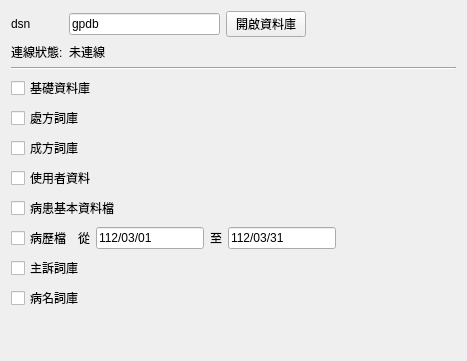
       <widget class="QWidget" name="tab_5">
        <attribute name="title">
         <string>巨騰</string>
        </attribute>
        <layout class="QVBoxLayout" name="verticalLayout_5">
         <item>
          <layout class="QGridLayout" name="gridLayout_16">
           <item row="0" column="0">
            <widget class="QLabel" name="label_54">
             <property name="text">
              <string>dsn</string>
             </property>
            </widget>
           </item>
           <item row="0" column="3">
            <widget class="QPushButton" name="pushButton_test_connection_gp">
             <property name="text">
              <string>開啟資料庫</string>
             </property>
            </widget>
           </item>
           <item row="1" column="0">
            <widget class="QLabel" name="label_56">
             <property name="text">
              <string>連線狀態:</string>
             </property>
            </widget>
           </item>
           <item row="1" column="4">
            <layout class="QHBoxLayout" name="horizontalLayout_7"/>
           </item>
           <item row="0" column="2">
            <widget class="QLineEdit" name="lineEdit_dsn_gp">
             <property name="text">
              <string>gpdb</string>
             </property>
            </widget>
           </item>
           <item row="1" column="2">
            <widget class="QLabel" name="label_connection_status_gp">
             <property name="text">
              <string>未連線</string>
             </property>
            </widget>
           </item>
           <item row="0" column="4">
            <spacer name="horizontalSpacer_18">
             <property name="orientation">
              <enum>Qt::Horizontal</enum>
             </property>
             <property name="sizeHint" stdset="0">
              <size>
               <width>40</width>
               <height>20</height>
              </size>
             </property>
            </spacer>
           </item>
          </layout>
         </item>
         <item>
          <widget class="Line" name="line_3">
           <property name="orientation">
            <enum>Qt::Horizontal</enum>
           </property>
          </widget>
         </item>
         <item>
          <layout class="QGridLayout" name="gridLayout_17">
           <item row="10" column="0">
            <widget class="QCheckBox" name="checkBox_disease_gp">
             <property name="text">
              <string>病名詞庫</string>
             </property>
            </widget>
           </item>
           <item row="6" column="0">
            <widget class="QCheckBox" name="checkBox_patient_gp">
             <property name="text">
              <string>病患基本資料檔</string>
             </property>
             <property name="checked">
              <bool>false</bool>
             </property>
            </widget>
           </item>
           <item row="3" column="0">
            <widget class="QCheckBox" name="checkBox_medicine_gp">
             <property name="text">
              <string>處方詞庫</string>
             </property>
             <property name="checked">
              <bool>false</bool>
             </property>
            </widget>
           </item>
           <item row="4" column="0">
            <widget class="QCheckBox" name="checkBox_compound_gp">
             <property name="text">
              <string>成方詞庫</string>
             </property>
             <property name="checked">
              <bool>false</bool>
             </property>
            </widget>
           </item>
           <item row="20" column="0">
            <spacer name="verticalSpacer_8">
             <property name="orientation">
              <enum>Qt::Vertical</enum>
             </property>
             <property name="sizeHint" stdset="0">
              <size>
               <width>20</width>
               <height>40</height>
              </size>
             </property>
            </spacer>
           </item>
           <item row="7" column="0">
            <layout class="QHBoxLayout" name="horizontalLayout_8">
             <item>
              <widget class="QCheckBox" name="checkBox_medical_record_gp">
               <property name="text">
                <string>病歷檔</string>
               </property>
               <property name="checked">
                <bool>false</bool>
               </property>
              </widget>
             </item>
             <item>
              <widget class="QLabel" name="label_19">
               <property name="text">
                <string>從</string>
               </property>
              </widget>
             </item>
             <item>
              <widget class="QLineEdit" name="lineEdit_start_date_gp">
               <property name="text">
                <string>112/03/01</string>
               </property>
              </widget>
             </item>
             <item>
              <widget class="QLabel" name="label_20">
               <property name="text">
                <string>至</string>
               </property>
              </widget>
             </item>
             <item>
              <widget class="QLineEdit" name="lineEdit_end_date_gp">
               <property name="text">
                <string>112/03/31</string>
               </property>
              </widget>
             </item>
             <item>
              <spacer name="horizontalSpacer_10">
               <property name="orientation">
                <enum>Qt::Horizontal</enum>
               </property>
               <property name="sizeHint" stdset="0">
                <size>
                 <width>40</width>
                 <height>20</height>
                </size>
               </property>
              </spacer>
             </item>
             <item>
              <spacer name="horizontalSpacer_11">
               <property name="orientation">
                <enum>Qt::Horizontal</enum>
               </property>
               <property name="sizeHint" stdset="0">
                <size>
                 <width>40</width>
                 <height>20</height>
                </size>
               </property>
              </spacer>
             </item>
             <item>
              <spacer name="horizontalSpacer_12">
               <property name="orientation">
                <enum>Qt::Horizontal</enum>
               </property>
               <property name="sizeHint" stdset="0">
                <size>
                 <width>40</width>
                 <height>20</height>
                </size>
               </property>
              </spacer>
             </item>
            </layout>
           </item>
           <item row="8" column="0">
            <widget class="QCheckBox" name="checkBox_symptom_gp">
             <property name="text">
              <string>主訴詞庫</string>
             </property>
             <property name="checked">
              <bool>false</bool>
             </property>
            </widget>
           </item>
           <item row="5" column="0">
            <widget class="QCheckBox" name="checkBox_user_gp">
             <property name="text">
              <string>使用者資料</string>
             </property>
             <property name="checked">
              <bool>false</bool>
             </property>
            </widget>
           </item>
           <item row="2" column="0">
            <widget class="QCheckBox" name="checkBox_database_gp">
             <property name="text">
              <string>基礎資料庫</string>
             </property>
             <property name="checked">
              <bool>false</bool>
             </property>
            </widget>
           </item>
          </layout>
         </item>
        </layout>
       </widget>
